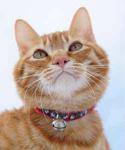

Reproduce this figure in Python.
from PIL import Image

# 打开一个 jpg 图像文件
# 相对路径，1203/test.jpg
# 绝对路径，/Users/guihua.pgh/workspace/python/2024-python/1203/test.jpg
im = Image.open('1203/test.jpg')

# 获得图像尺寸
# size 是一个 tuple，它的第一个元素是图像的宽度，第二个元素是图像的高度
w, h = im.size
print('Original image size: %sx%s' % (w, h))

# 缩放到 50%
# thumbnail() 方法会保持比例，并且缩略图的尺寸小于等于指定的尺寸
im.thumbnail((w//2, h//2))
print('Resize image to: %sx%s' % (w//2, h//2))
# 把缩放后的图像用 jpeg 格式保存
# 路径为当前路径下的 thumb.jpg，如果没有该路径，会自动创建，如果有同名文件，会自动覆盖
# 路径中不能有中文
im.save('1203/thumbnail.jpg', 'jpeg')
